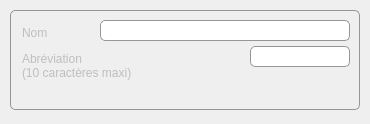
<?xml version="1.0" encoding="UTF-8"?>
<ui version="4.0">
 <class>dlg_banque</class>
 <widget class="QDialog" name="dlg_banque">
  <property name="geometry">
   <rect>
    <x>0</x>
    <y>0</y>
    <width>370</width>
    <height>124</height>
   </rect>
  </property>
  <property name="sizePolicy">
   <sizepolicy hsizetype="Preferred" vsizetype="Ignored">
    <horstretch>0</horstretch>
    <verstretch>0</verstretch>
   </sizepolicy>
  </property>
  <property name="minimumSize">
   <size>
    <width>370</width>
    <height>0</height>
   </size>
  </property>
  <property name="maximumSize">
   <size>
    <width>370</width>
    <height>16777215</height>
   </size>
  </property>
  <property name="windowTitle">
   <string>Dialog</string>
  </property>
  <widget class="QFrame" name="Banqueframe">
   <property name="enabled">
    <bool>false</bool>
   </property>
   <property name="geometry">
    <rect>
     <x>10</x>
     <y>10</y>
     <width>350</width>
     <height>100</height>
    </rect>
   </property>
   <property name="minimumSize">
    <size>
     <width>350</width>
     <height>100</height>
    </size>
   </property>
   <property name="maximumSize">
    <size>
     <width>350</width>
     <height>100</height>
    </size>
   </property>
   <property name="contextMenuPolicy">
    <enum>Qt::NoContextMenu</enum>
   </property>
   <property name="styleSheet">
    <string notr="true">border: 1px solid rgb(150,150,150);
border-radius: 5px;
</string>
   </property>
   <property name="frameShape">
    <enum>QFrame::StyledPanel</enum>
   </property>
   <property name="frameShadow">
    <enum>QFrame::Raised</enum>
   </property>
   <widget class="UpSmallButton" name="AnnulModifupSmallButton">
    <property name="geometry">
     <rect>
      <x>270</x>
      <y>65</y>
      <width>34</width>
      <height>30</height>
     </rect>
    </property>
    <property name="focusPolicy">
     <enum>Qt::NoFocus</enum>
    </property>
    <property name="contextMenuPolicy">
     <enum>Qt::NoContextMenu</enum>
    </property>
    <property name="styleSheet">
     <string notr="true">border: 0px</string>
    </property>
    <property name="text">
     <string/>
    </property>
    <property name="icon">
     <iconset resource="../assets/Images/images.qrc">
      <normaloff>:/Supprime.png</normaloff>:/Supprime.png</iconset>
    </property>
    <property name="iconSize">
     <size>
      <width>30</width>
      <height>30</height>
     </size>
    </property>
    <property name="flat">
     <bool>true</bool>
    </property>
   </widget>
   <widget class="UpSmallButton" name="OKModifupSmallButton">
    <property name="geometry">
     <rect>
      <x>307</x>
      <y>65</y>
      <width>34</width>
      <height>30</height>
     </rect>
    </property>
    <property name="focusPolicy">
     <enum>Qt::NoFocus</enum>
    </property>
    <property name="contextMenuPolicy">
     <enum>Qt::NoContextMenu</enum>
    </property>
    <property name="styleSheet">
     <string notr="true">border: 0px</string>
    </property>
    <property name="text">
     <string/>
    </property>
    <property name="icon">
     <iconset resource="../assets/Images/images.qrc">
      <normaloff>:/start.png</normaloff>:/start.png</iconset>
    </property>
    <property name="iconSize">
     <size>
      <width>25</width>
      <height>25</height>
     </size>
    </property>
    <property name="flat">
     <bool>true</bool>
    </property>
   </widget>
   <widget class="QLabel" name="NomBanquelabel">
    <property name="geometry">
     <rect>
      <x>12</x>
      <y>15</y>
      <width>29</width>
      <height>16</height>
     </rect>
    </property>
    <property name="contextMenuPolicy">
     <enum>Qt::NoContextMenu</enum>
    </property>
    <property name="styleSheet">
     <string notr="true">border: 0px</string>
    </property>
    <property name="text">
     <string>Nom</string>
    </property>
   </widget>
   <widget class="QLabel" name="NomAbregelabel">
    <property name="geometry">
     <rect>
      <x>12</x>
      <y>40</y>
      <width>191</width>
      <height>31</height>
     </rect>
    </property>
    <property name="contextMenuPolicy">
     <enum>Qt::NoContextMenu</enum>
    </property>
    <property name="styleSheet">
     <string notr="true">border: 0px</string>
    </property>
    <property name="text">
     <string>Abréviation
(10 caractères maxi)</string>
    </property>
   </widget>
   <widget class="UpLineEdit" name="NomAbregeupLineEdit">
    <property name="geometry">
     <rect>
      <x>240</x>
      <y>36</y>
      <width>100</width>
      <height>21</height>
     </rect>
    </property>
    <property name="maximumSize">
     <size>
      <width>120</width>
      <height>16777215</height>
     </size>
    </property>
    <property name="contextMenuPolicy">
     <enum>Qt::NoContextMenu</enum>
    </property>
    <property name="styleSheet">
     <string notr="true"/>
    </property>
    <property name="maxLength">
     <number>10</number>
    </property>
   </widget>
   <widget class="UpLineEdit" name="NomBanqueupLineEdit">
    <property name="geometry">
     <rect>
      <x>90</x>
      <y>10</y>
      <width>250</width>
      <height>21</height>
     </rect>
    </property>
    <property name="maxLength">
     <number>45</number>
    </property>
   </widget>
  </widget>
 </widget>
 <customwidgets>
  <customwidget>
   <class>UpLineEdit</class>
   <extends>QLineEdit</extends>
   <header>uplineedit.h</header>
  </customwidget>
  <customwidget>
   <class>UpSmallButton</class>
   <extends>QPushButton</extends>
   <header>upsmallbutton.h</header>
  </customwidget>
 </customwidgets>
 <tabstops>
  <tabstop>NomAbregeupLineEdit</tabstop>
 </tabstops>
 <resources>
  <include location="../assets/Images/images.qrc"/>
 </resources>
 <connections/>
</ui>
